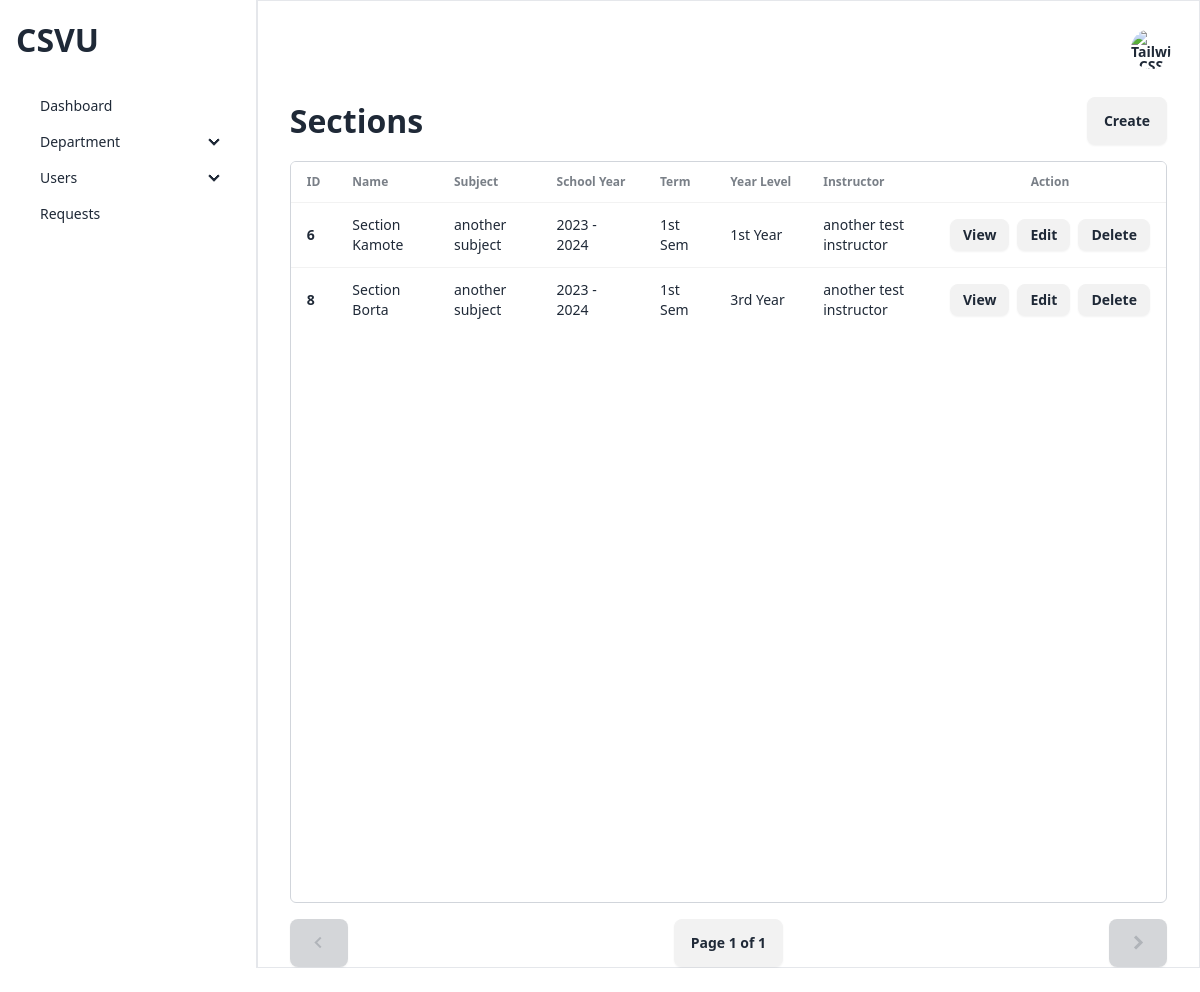
The app's page /admin/views/manage-sections.php (signed in) with its own data.
### tables this page shows
CREATE TABLE `ap_sections` (
  `id` int(11) NOT NULL,
  `name` varchar(255) NOT NULL,
  `subject` int(11) NOT NULL,
  `school_year` int(11) NOT NULL,
  `term` varchar(255) NOT NULL,
  `year_level` varchar(255) NOT NULL,
  `course` int(11) NOT NULL,
  `instructor` int(11) NOT NULL
);

CREATE TABLE `ap_subjects` (
  `id` int(11) NOT NULL,
  `course` int(11) NOT NULL,
  `year_level` varchar(255) NOT NULL,
  `name` varchar(255) NOT NULL,
  `units` int(11) NOT NULL,
  `credits_units` int(11) NOT NULL,
  `term` varchar(255) NOT NULL
);

CREATE TABLE `ap_school_year` (
  `id` int(11) NOT NULL,
  `school_year` varchar(255) NOT NULL
);

### admin/views/manage-sections.php (the view, shortened to what this page needs)
<?php
require("../../configuration/config.php");
require_once("../../components/header.php");
$limit = 10;
$page = isset($_GET['page']) ? $_GET['page'] : 1;
$start = ($page - 1) * $limit;
$result2 = mysqli_query($dbCon, "SELECT COUNT(*) AS id FROM ap_sections");
$sectionsCount = mysqli_fetch_array($result2);
$total = $sectionsCount['id'];
$pages = ceil($total / $limit);
$sectionsQuery = "SELECT
    ap_sections.id,
    ap_sections.name AS name,
    ap_subjects.name AS subject,
    ap_school_year.school_year AS school_year,
    ap_sections.term AS term,
    ap_sections.year_level AS year_level,
    CONCAT(ap_userdetails.firstName, ' ', ap_userdetails.middleName, ' ', ap_userdetails.lastName) AS instructor
    FROM ap_sections
    INNER JOIN ap_subjects ON ap_sections.subject = ap_subjects.id
    INNER JOIN ap_school_year ON ap_sections.school_year = ap_school_year.id
    INNER JOIN ap_userdetails ON ap_sections.instructor = ap_userdetails.id
    LIMIT $start, $limit
";
?>
<main class="h-[95%] overflow-x-hidden flex">
    <?php require_once("../layout/sidebar.php")  ?>
    <section class="border w-full px-4">
        <?php require_once("../layout/topbar.php") ?>
        <div class="px-4 flex justify-between flex-col gap-4">
            <div class="flex justify-between items-center">
                <div class="flex justify-between items-center">
                    <h1 class="text-[32px] font-bold">Sections</h1>
                </div>
                <a href="./create/sections.php" class="btn">Create</a>
            </div>
            <div class="overflow-x-hidden border border-gray-300 rounded-md" style="height: calc(100vh - 250px)">
                <table class="table table-md table-pin-rows table-pin-cols ">
                    <thead>
                        <tr>
                            <td>ID</td>
                            <td>Name</td>
                            <td>Subject</td>
                            <td>School Year</td>
                            <td>Term</td>
                            <td>Year Level</td>
                            <td>Instructor</td>
                            <td class="text-center">Action</td>
                        </tr>
                    </thead>
                    <tbody>
                        <?php $sections = $dbCon->query($sectionsQuery); ?>
                        <?php while ($section = $sections->fetch_assoc()) { ?>
                            <tr>
                                <th><?= $section['id'] ?></th>
                                <td><?= $section['name'] ?></td>
                                <td><?= $section['subject'] ?></td>
                                <td><?= $section['school_year'] ?></td>
                                <td><?= $section['term'] ?></td>
                                <td><?= $section['year_level'] ?></td>
                                <td><?= $section['instructor'] ?></td>
                                <td>
                                    <div class="flex justify-center items-center gap-2">
                                        <a class="btn btn-sm" href="./view/section.php?id=<?= $section['id'] ?>">View</a>
                                        <a class="btn btn-sm" href="./update/section.php?id=<?= $section['id'] ?>">Edit</a>
                                        <label for="delete-section-<?= $section['id'] ?>" class="btn btn-sm">Delete</label>
                                    </div>
                                </td>
                            </tr>
                        <?php } ?>
                    </tbody>
                </table>
            </div>
            <div class="flex justify-between items-center">
                <a class="btn text-[24px]" href="<?= $_SERVER['PHP_SELF'] ?>?page=<?= $page - 1 ?>" <?php if ($page - 1 <= 0) { ?> disabled <?php } ?>>
                    <i class='bx bx-chevron-left'></i>
                </a>
                <button class="btn" type="button">Page <?= $page ?> of <?= $pages ?></button>
                <a class="btn text-[24px]" href="<?= $_SERVER['PHP_SELF'] ?>?page=<?= $page + 1 ?>" <?php if ($page + 1 >= $pages) { ?> disabled <?php } ?>>
                    <i class='bx bxs-chevron-right'></i>
                </a>
            </div>
        </div>
    </section>
</main>

### records on screen
ap_sections: id "6", name "Section Kamote", subject.name "another subject", school_year.school_year "2023 - 2024", term "1st Sem", year_level "1st Year", instructor "another test instructor"
ap_sections: id "8", name "Section Borta", subject.name "another subject", school_year.school_year "2023 - 2024", term "1st Sem", year_level "3rd Year", instructor "another test instructor"

### other values on screen
$page "1"
$pages "1"
